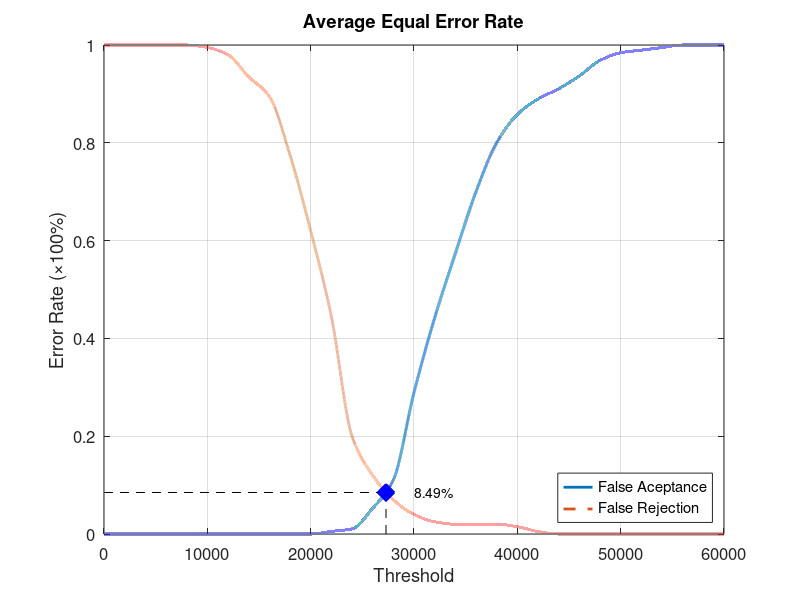
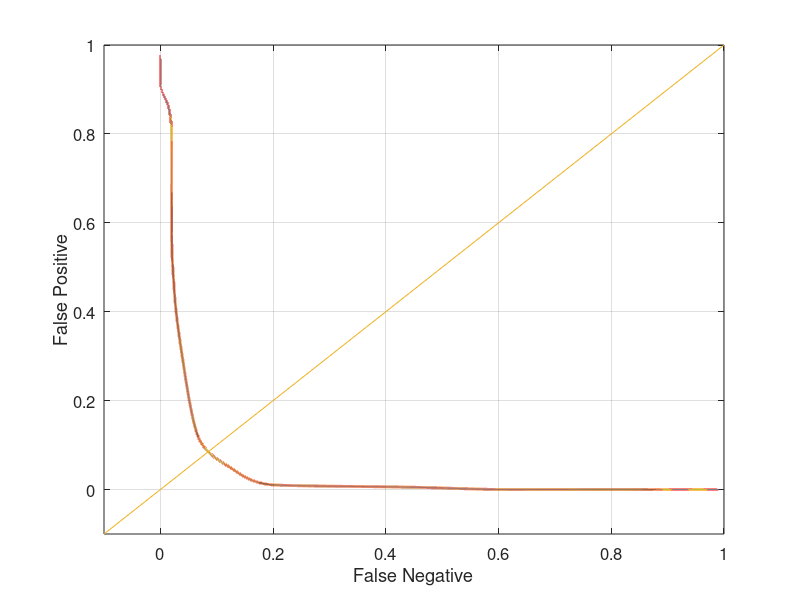

These figures' MATLAB source, in order:
function yEER = Database3_4
close all;
clear;
clc;
x = 0:2000:60000;
xq = 0:0.5:60000;

y0 = [0 0 0 0 0 0 0 0 0 0 0 0.00526316 0.0105263 0.0526316 0.110526 0.289474 0.442105 0.573684 0.7 0.8 0.857895 0.889474 0.910526 0.936842 0.968421 0.984211 0.989474 0.994737 1 1 1];
yy0 = interp1(x, y0, xq, 'pchip');
y1 = [1 1 1 1 1 0.995 0.98 0.935 0.895 0.775 0.62 0.445 0.2 0.12 0.07 0.04 0.025 0.02 0.02 0.02 0.015 0.005 0 0 0 0 0 0 0 0 0];
yy1 = interp1(x, y1, xq, 'pchip');

% Calculating EER: 
y2 = abs(y0 - y1);
find(y2 == min(y2))
yy2 = abs(yy0 - yy1);
xEER = find(yy2 == min(yy2));
xEERIndex = xq(xEER) % X-axis EER
yEER = yy0(xEER) % Y-axis EER

main = figure
plot(xq, yy0,'-','LineWidth', 2);	hold on
plot(xq, yy1,'--','LineWidth', 2);	hold on
plot([xEERIndex xEERIndex], [0 yEER], 'k--');	hold on
plot([0 xEERIndex], [yEER yEER], 'k--');	hold on
plot(xEERIndex, yEER, 'bx', 'LineWidth', 10);	hold on
text(xEERIndex + 10 * xEERIndex / 100, yEER, [num2str(round((10000 * yEER)) / 100) '%'])
legend('False Aceptance', 'False Rejection', 'Location', 'SouthEast')
xlabel('Threshold')
ylabel('Error Rate (\times100%)')
title('Average Equal Error Rate')
set(gca, 'FontSize', 12)
axis([0 60000 0 1])
grid on

print(main, 'Database3_4Main', '-dpng');
FNRxFPR = figure('Color', [1 1 1]);
plot(yy1, yy0, '-', yy1, yy0, 'LineWidth', 2);
hold on
y = -0.1:0.1:1
plot(y, y); 
set(gca, 'FontSize', 12)
xlabel('False Negative')
ylabel('False Positive')
axis([-0.1 1 -0.1 1])
set(gca, 'FontSize', 12)
grid on

print(FNRxFPR, 'Database3_4FNRxFPR','-dpng');
end
